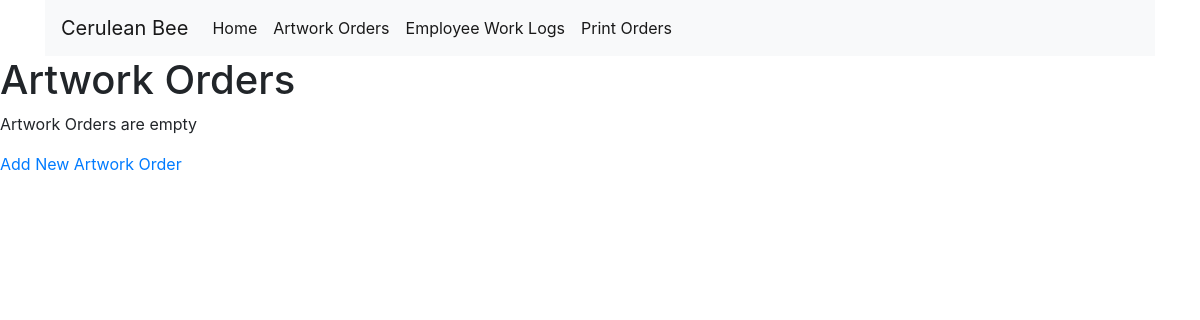
/artwork_home, run on an earlier commit of the app's database.
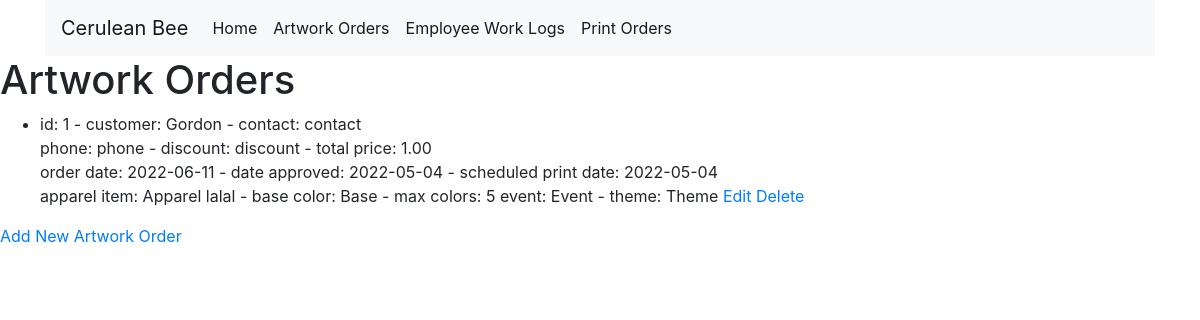
And on a later commit of the database.
### main.py (models this page shows)
class Artwork_Order(db.Model):
    id = db.Column(db.Integer, primary_key=True)
    customer = db.Column(db.String(250), nullable=True)
    contact = db.Column(db.String(250), nullable=True)
    phone = db.Column(db.String(250), nullable=True)
    discount = db.Column(db.String(250), nullable=True)
    total_price = db.Column(db.String(250), nullable=True)
    order_date = db.Column(db.String(250), nullable=True)
    date_approved = db.Column(db.String(250), nullable=True)
    scheduled_print_date = db.Column(db.String(250), nullable=True)
    apparel_item = db.Column(db.String(250), nullable=True)
    base_color = db.Column(db.String(250), nullable=True)
    maximum_colors = db.Column(db.Integer, nullable=True)
    event = db.Column(db.String(250), nullable=True)
    theme = db.Column(db.String(250), nullable=True)

### main.py (the view)
@app.route('/artwork_home')
def artwork_home():
    all_artwork_orders = db.session.query(Artwork_Order).all()
    return render_template('artwork_home.html', all_artwork_orders=all_artwork_orders)

### templates/artwork_home.html (shortened to what this page needs)
<!DOCTYPE html>
{% include "header.html" %}
<html lang="en">
<head>
</head>
<body>
<h1>Artwork Orders</h1>
    {% if all_artwork_orders == [] %}
    <p>Artwork Orders are empty</p>
    {% endif%}
    <ul>
        {% for artwork_order in all_artwork_orders %}
        <li>
            id: {{ artwork_order.id }} - customer: {{artwork_order.customer}} - contact:  {{ artwork_order.contact }}<br>
            phone: {{ artwork_order.phone }} - discount: {{ artwork_order.discount }} - total price: {{ artwork_order.total_price }}<br>
            order date: {{ artwork_order.order_date }} - date approved: {{ artwork_order.date_approved }} - scheduled print date: {{ artwork_order.scheduled_print_date }}<br>
            apparel item: {{ artwork_order.apparel_item }} - base color: {{ artwork_order.base_color }} - max colors: {{ artwork_order.maximum_colors }}
            event: {{ artwork_order.event }} - theme: {{ artwork_order.theme }}
            <a href="{{ url_for('edit_artwork_order', id=artwork_order.id) }}">Edit</a>
            <a href="{{ url_for('delete_artwork_order', id=artwork_order.id) }}">Delete</a>
        </li>
        {% endfor %}
    </ul>
<a href="{{ url_for('add_artwork_order') }}">Add New Artwork Order</a>
</body>
</html>
{% include "footer.html" %}

### templates/header.html (shortened to what this page needs)
<!DOCTYPE html>
<html lang="en" dir="ltr">
    <head>
        <link rel="stylesheet" href="https://stackpath.bootstrapcdn.com/bootstrap/4.3.1/css/bootstrap.min.css">
    </head>
    <body>
        <div class="container">
            <nav class="navbar navbar-expand-lg navbar-light bg-light">
                <a class="navbar-brand" href="#">Cerulean Bee</a>
                <div class="collapse navbar-collapse" id="navbarSupportedContent">
                    <ul class="navbar-nav mr-auto">
                        <li class="nav-item active show">
                            <a class="nav-link" href="{{ url_for('home') }}">Home <span class="sr-only">(current)</span></a>
                        </li>
                        <li class="nav-item show">
                            <a class="nav-link" href="{{ url_for('artwork_home') }}">Artwork Orders</a>
                        </li>
                        <li class="nav-item show">
                            <a class="nav-link" href="{{ url_for('employee_work_log_home') }}">Employee Work Logs</a>
                        </li>
                        <li class="nav-item show">
                            <a class="nav-link" href="{{ url_for('print_order_home') }}">Print Orders</a>
                        </li>
                    </ul>
                </div>
            </nav>
        </div>
    </body>

### templates/footer.html (shortened to what this page needs)
</body>
</html>

What changed in the data, as far as the page shows it:
added Artwork_Order: id "1", customer "Gordon", contact "contact", phone "phone", discount "discount", total_price "1.00", order_date "2022-06-11", date_approved "2022-05-04", scheduled_print_date "2022-05-04", apparel_item "Apparel lalal", base_color "Base", maximum_colors "5", event "Event", theme "Theme"
Also different on the page:
text no longer shown: "Artwork Orders are empty"
